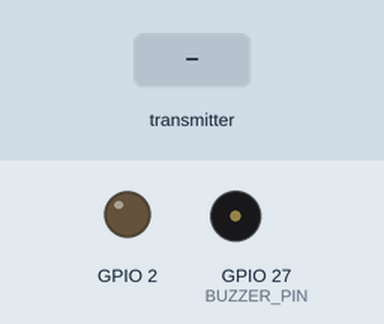
Recording of a sketch running on a simulated ESP32. On the bench: output pins drawn as LEDs (lit = HIGH), buzzer (waves = sounding). The test bench sets the inputs (shaded band). What the sketch prints to the serial monitor is not drawn.

Above: at 4.5 s.
4.6 s: the transmitter starts sending cmd = FOC
At 4.92 s:
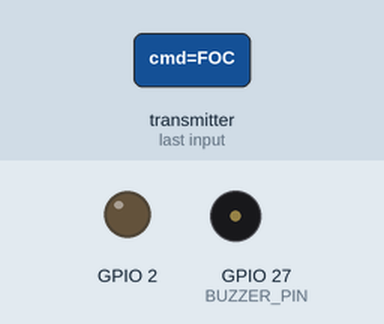
7.6 s: the transmitter starts sending cmd = FAULT
At 10.7 s:
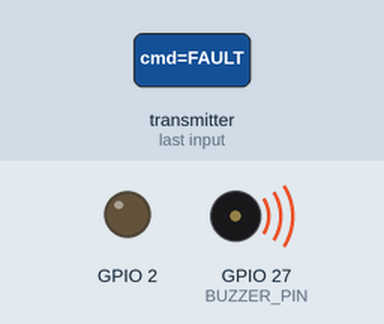
Timing chart, 0 to 16.6 s (numbered marks = the images above; inputs shaded):
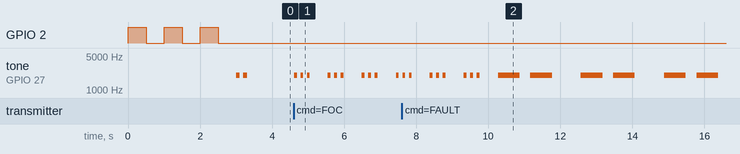

Measured:
- after the input at 4.6 s, tone on GPIO 27 (BUZZER_PIN): silent → 2000 Hz at once, then repeats every 0.94 s: 2 × (silent 0.10 s, 2000 Hz 0.08 s), silent 0.50 s, 2000 Hz 0.08 s

The sketch:

buzzer_slave_espnow.ino
```cpp
// ================================================================
// buzzer_slave_espnow.ino
// ESP32 Slave — Primeste alarme via ESP-NOW si actioneaza buzzerul
//
// Conexiuni:
//   GPIO 27 → Buzzer pasiv (+ rezistor 100Ω in serie)
//   GND     → Buzzer GND
//
// Flux de utilizare:
//   1. Incarca acest sketch pe slave
//   2. Deschide Serial Monitor
//   3. Noteaza adresa MAC afisata la pornire
//   4. Pune acea adresa in SLAVE_MAC[] din fisierul master
//   5. Incarca masterul si reporneste ambele placi
// ================================================================

#include <esp_now.h>
#include <WiFi.h>

#define BUZZER_PIN   27
#define BUZZER_FREQ  2000   // Hz — frecventa ton (ajusteaza dupa buzzer)

// ── Structura pachet (identica cu masterul) ───────────────────
typedef struct {
    char cmd[8];   // "FOC", "FAULT", "NORMAL"
} AlarmPacket;

// ── Buffer comanda primita (setat din callback, executat in loop) ─
volatile bool newCmd   = false;
char pendingCmd[8]     = "";

// ================================================================
// Pattern buzzer — FOC
// 3 reprize × 3 bipuri scurte rapide (80ms on / 100ms off)
// Pauza 400ms intre reprize
// ================================================================
void beep(uint32_t ms) {
    tone(BUZZER_PIN, BUZZER_FREQ, ms);
    delay(ms);
    noTone(BUZZER_PIN);
}

void alarmFoc() {
    for (int r = 0; r < 3; r++) {
        for (int i = 0; i < 3; i++) {
            beep(80);
            delay(100);
        }
        delay(400);
    }
}

// ================================================================
// Pattern buzzer — FAULT
// 2 reprize × 2 bipuri lungi (600ms on / 300ms off)
// Pauza 800ms intre reprize
// ================================================================
void alarmFault() {
    for (int r = 0; r < 2; r++) {
        beep(600);
        delay(300);
        beep(600);
        delay(800);
    }
}

// ================================================================
// Callback ESP-NOW — apelat la primirea unui pachet
// NU rula tone()/delay() direct din callback (context WiFi task)
// → Seteaza flag + copiaza comanda, executa in loop()
// ================================================================
void onDataReceived(const esp_now_recv_info_t *info, const uint8_t *data, int len) {
    if (len != sizeof(AlarmPacket)) return;

    AlarmPacket pkt;
    memcpy(&pkt, data, sizeof(pkt));
    pkt.cmd[sizeof(pkt.cmd) - 1] = '\0';  // siguranta null-terminator

    strncpy(pendingCmd, pkt.cmd, sizeof(pendingCmd) - 1);
    pendingCmd[sizeof(pendingCmd) - 1] = '\0';
    newCmd = true;
}

// ================================================================
// SETUP
// ================================================================
void printMAC() {
    Serial.println("=========================================");
    Serial.println("[Slave] MAC Address: " + WiFi.macAddress());
    Serial.println("Copiaza MAC-ul de mai sus in SLAVE_MAC[] din master!");
    Serial.println("=========================================");
}

void setup() {
    Serial.begin(460800);

    // Clipeste LED-ul built-in 3s ca sa ai timp sa deschizi Serial Monitor
    pinMode(2, OUTPUT);
    for (int i = 0; i < 6; i++) {
        digitalWrite(2, !digitalRead(2));
        delay(500);
    }

    pinMode(BUZZER_PIN, OUTPUT);
    digitalWrite(BUZZER_PIN, LOW);

    WiFi.mode(WIFI_STA);
    WiFi.disconnect();

    printMAC();

    if (esp_now_init() != ESP_OK) {
        Serial.println("[ESP-NOW] Init ESUAT — verifica placa!");
        return;
    }

    esp_now_register_recv_cb(onDataReceived);
    Serial.println("[ESP-NOW] Slave gata, astept comenzi...");

    beep(100); delay(100); beep(100);
}

// ================================================================
// LOOP — executa comanda primita (event-driven)
// ================================================================
void loop() {
    // Repeta MAC-ul la fiecare 5s pana primeste prima comanda de la master
    static bool paired = false;
    if (!paired) {
        static uint32_t lastPrint = 0;
        if (millis() - lastPrint > 5000) {
            printMAC();
            lastPrint = millis();
        }
    }

    if (newCmd) {
        paired = true;
        newCmd = false;

        Serial.print("[CMD] Primit: ");
        Serial.println(pendingCmd);

        if (strcmp(pendingCmd, "FOC") == 0) {
            Serial.println("[!] Alarma FOC — 3x3 bipuri scurte");
            alarmFoc();
        }
        else if (strcmp(pendingCmd, "FAULT") == 0) {
            Serial.println("[!] Alarma FAULT — bipuri lungi");
            alarmFault();
        }
        else if (strcmp(pendingCmd, "NORMAL") == 0) {
            // Stare normala — fara sunet
            Serial.println("[OK] Stare normala");
        }
        else {
            Serial.print("[?] Comanda necunoscuta: ");
            Serial.println(pendingCmd);
        }
    }

    delay(10);
}
```
